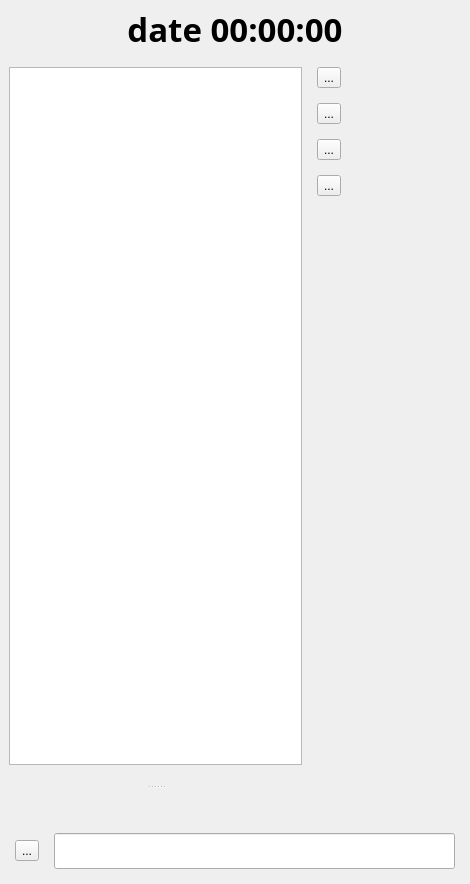
<?xml version="1.0" encoding="UTF-8"?>
<ui version="4.0">
 <class>MainWindow</class>
 <widget class="QMainWindow" name="MainWindow">
  <property name="geometry">
   <rect>
    <x>0</x>
    <y>0</y>
    <width>470</width>
    <height>884</height>
   </rect>
  </property>
  <property name="windowTitle">
   <string>RxLauncher</string>
  </property>
  <property name="windowIcon">
   <iconset resource="resources.qrc">
    <normaloff>:/appIcons/resources/icons/icon.svg</normaloff>:/appIcons/resources/icons/icon.svg</iconset>
  </property>
  <widget class="QWidget" name="mainWidget">
   <layout class="QVBoxLayout" name="verticalLayout_4">
    <property name="leftMargin">
     <number>0</number>
    </property>
    <property name="topMargin">
     <number>6</number>
    </property>
    <property name="rightMargin">
     <number>0</number>
    </property>
    <property name="bottomMargin">
     <number>0</number>
    </property>
    <item>
     <widget class="QLabel" name="timeLabel">
      <property name="font">
       <font>
        <family>Ubuntu Condensed</family>
        <pointsize>25</pointsize>
        <weight>75</weight>
        <bold>true</bold>
       </font>
      </property>
      <property name="text">
       <string>date 00:00:00</string>
      </property>
      <property name="alignment">
       <set>Qt::AlignCenter</set>
      </property>
     </widget>
    </item>
    <item>
     <widget class="QStackedWidget" name="stackedWidget">
      <property name="currentIndex">
       <number>1</number>
      </property>
      <widget class="QWidget" name="waitingWidget">
       <layout class="QVBoxLayout" name="verticalLayout_5">
        <item>
         <widget class="QLabel" name="timeLabel_2">
          <property name="font">
           <font>
            <family>Ubuntu Condensed</family>
            <pointsize>25</pointsize>
            <weight>75</weight>
            <bold>true</bold>
           </font>
          </property>
          <property name="text">
           <string>Loading
applications...</string>
          </property>
          <property name="alignment">
           <set>Qt::AlignCenter</set>
          </property>
         </widget>
        </item>
       </layout>
      </widget>
      <widget class="QWidget" name="centralwidget">
       <layout class="QVBoxLayout" name="verticalLayout_3">
        <property name="spacing">
         <number>0</number>
        </property>
        <property name="leftMargin">
         <number>0</number>
        </property>
        <property name="topMargin">
         <number>0</number>
        </property>
        <property name="rightMargin">
         <number>0</number>
        </property>
        <property name="bottomMargin">
         <number>0</number>
        </property>
        <item>
         <widget class="QWidget" name="centralWidget" native="true">
          <layout class="QHBoxLayout" name="centralLayout">
           <property name="spacing">
            <number>0</number>
           </property>
           <item>
            <widget class="QWidget" name="mainWidget_2" native="true">
             <layout class="QVBoxLayout" name="verticalLayout_2">
              <property name="spacing">
               <number>0</number>
              </property>
              <property name="leftMargin">
               <number>0</number>
              </property>
              <property name="topMargin">
               <number>0</number>
              </property>
              <property name="rightMargin">
               <number>0</number>
              </property>
              <property name="bottomMargin">
               <number>0</number>
              </property>
              <item>
               <widget class="QSplitter" name="consoleSplitter">
                <property name="orientation">
                 <enum>Qt::Vertical</enum>
                </property>
                <property name="handleWidth">
                 <number>44</number>
                </property>
                <widget class="QTextEdit" name="consoleEdit">
                 <property name="undoRedoEnabled">
                  <bool>false</bool>
                 </property>
                 <property name="readOnly">
                  <bool>true</bool>
                 </property>
                 <property name="textInteractionFlags">
                  <set>Qt::LinksAccessibleByKeyboard|Qt::LinksAccessibleByMouse</set>
                 </property>
                </widget>
                <widget class="QWidget" name="verticalLayoutWidget">
                 <layout class="QVBoxLayout" name="mainLayout"/>
                </widget>
               </widget>
              </item>
             </layout>
            </widget>
           </item>
           <item>
            <layout class="QVBoxLayout" name="rightBarLayout" stretch="0,0,0,0,0,1">
             <property name="spacing">
              <number>15</number>
             </property>
             <property name="leftMargin">
              <number>15</number>
             </property>
             <property name="rightMargin">
              <number>0</number>
             </property>
             <item>
              <widget class="QToolButton" name="consoleButton">
               <property name="text">
                <string>...</string>
               </property>
               <property name="icon">
                <iconset resource="resources.qrc">
                 <normaloff>:/icons/console</normaloff>:/icons/console</iconset>
               </property>
               <property name="iconSize">
                <size>
                 <width>64</width>
                 <height>64</height>
                </size>
               </property>
               <property name="checkable">
                <bool>true</bool>
               </property>
              </widget>
             </item>
             <item>
              <widget class="QToolButton" name="settingsButton">
               <property name="text">
                <string>...</string>
               </property>
               <property name="icon">
                <iconset resource="resources.qrc">
                 <normaloff>:/icons/settings</normaloff>:/icons/settings</iconset>
               </property>
               <property name="iconSize">
                <size>
                 <width>64</width>
                 <height>64</height>
                </size>
               </property>
              </widget>
             </item>
             <item>
              <widget class="QToolButton" name="viewTypeButton">
               <property name="text">
                <string>...</string>
               </property>
               <property name="icon">
                <iconset resource="resources.qrc">
                 <normaloff>:/icons/grid</normaloff>:/icons/grid</iconset>
               </property>
               <property name="iconSize">
                <size>
                 <width>64</width>
                 <height>64</height>
                </size>
               </property>
              </widget>
             </item>
             <item>
              <widget class="QToolButton" name="sortButton">
               <property name="text">
                <string>...</string>
               </property>
               <property name="icon">
                <iconset resource="resources.qrc">
                 <normaloff>:/icons/sortUsage</normaloff>:/icons/sortUsage</iconset>
               </property>
               <property name="iconSize">
                <size>
                 <width>64</width>
                 <height>64</height>
                </size>
               </property>
              </widget>
             </item>
             <item>
              <spacer name="verticalSpacer">
               <property name="orientation">
                <enum>Qt::Vertical</enum>
               </property>
               <property name="sizeHint" stdset="0">
                <size>
                 <width>0</width>
                 <height>0</height>
                </size>
               </property>
              </spacer>
             </item>
             <item>
              <widget class="QScrollArea" name="quickScrollArea">
               <property name="sizePolicy">
                <sizepolicy hsizetype="Minimum" vsizetype="Expanding">
                 <horstretch>0</horstretch>
                 <verstretch>0</verstretch>
                </sizepolicy>
               </property>
               <property name="maximumSize">
                <size>
                 <width>144</width>
                 <height>16777215</height>
                </size>
               </property>
               <property name="frameShape">
                <enum>QFrame::NoFrame</enum>
               </property>
               <property name="horizontalScrollBarPolicy">
                <enum>Qt::ScrollBarAlwaysOff</enum>
               </property>
               <property name="widgetResizable">
                <bool>true</bool>
               </property>
               <widget class="QWidget" name="quickAccessWidget">
                <property name="geometry">
                 <rect>
                  <x>0</x>
                  <y>0</y>
                  <width>144</width>
                  <height>316</height>
                 </rect>
                </property>
                <property name="sizePolicy">
                 <sizepolicy hsizetype="Minimum" vsizetype="Expanding">
                  <horstretch>0</horstretch>
                  <verstretch>0</verstretch>
                 </sizepolicy>
                </property>
                <layout class="QVBoxLayout" name="quickAccessLayout"/>
               </widget>
              </widget>
             </item>
            </layout>
           </item>
          </layout>
         </widget>
        </item>
        <item>
         <layout class="QHBoxLayout" name="horizontalLayout">
          <property name="spacing">
           <number>15</number>
          </property>
          <property name="leftMargin">
           <number>15</number>
          </property>
          <property name="topMargin">
           <number>15</number>
          </property>
          <property name="rightMargin">
           <number>15</number>
          </property>
          <property name="bottomMargin">
           <number>15</number>
          </property>
          <item>
           <widget class="QToolButton" name="clearCmdButton">
            <property name="text">
             <string>...</string>
            </property>
            <property name="icon">
             <iconset resource="resources.qrc">
              <normaloff>:/icons/remove</normaloff>:/icons/remove</iconset>
            </property>
            <property name="iconSize">
             <size>
              <width>64</width>
              <height>64</height>
             </size>
            </property>
           </widget>
          </item>
          <item>
           <widget class="QLineEdit" name="lineEdit">
            <property name="font">
             <font>
              <pointsize>18</pointsize>
             </font>
            </property>
           </widget>
          </item>
         </layout>
        </item>
       </layout>
      </widget>
      <widget class="QWidget" name="settingsWidget">
       <layout class="QVBoxLayout" name="settingsLayout"/>
      </widget>
      <widget class="QWidget" name="appSettingsPage">
       <layout class="QVBoxLayout" name="appSettingsLayout"/>
      </widget>
     </widget>
    </item>
   </layout>
  </widget>
 </widget>
 <resources>
  <include location="resources.qrc"/>
 </resources>
 <connections/>
</ui>
